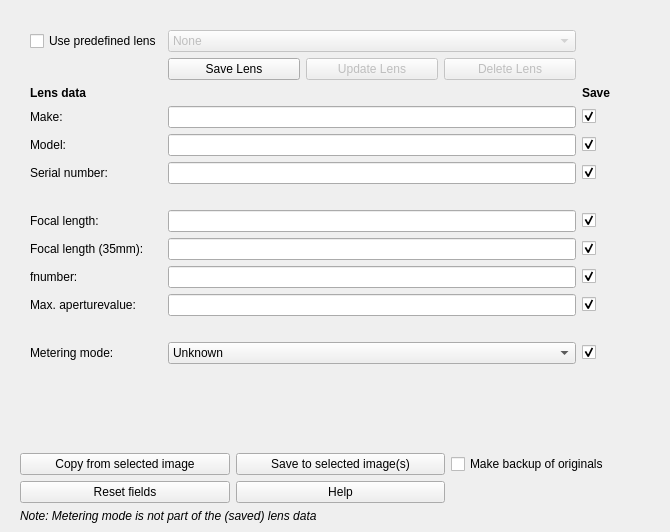
             <widget class="QWidget" name="editlenstab">
              <property name="sizePolicy">
               <sizepolicy hsizetype="Expanding" vsizetype="Expanding">
                <horstretch>2</horstretch>
                <verstretch>2</verstretch>
               </sizepolicy>
              </property>
              <attribute name="title">
               <string>Lens</string>
              </attribute>
              <widget class="QWidget" name="verticalLayoutWidget_2">
               <property name="geometry">
                <rect>
                 <x>20</x>
                 <y>20</y>
                 <width>641</width>
                 <height>503</height>
                </rect>
               </property>
               <layout class="QVBoxLayout" name="verticalLayout_2">
                <item>
                 <layout class="QGridLayout" name="gridLayout_13" rowstretch="0,0,0,0,0,0,0,0,0,0,0,0,0">
                  <property name="leftMargin">
                   <number>10</number>
                  </property>
                  <property name="topMargin">
                   <number>10</number>
                  </property>
                  <property name="rightMargin">
                   <number>50</number>
                  </property>
                  <item row="12" column="0">
                   <widget class="QLabel" name="label_95">
                    <property name="text">
                     <string>Metering mode:</string>
                    </property>
                   </widget>
                  </item>
                  <item row="8" column="0">
                   <widget class="QLabel" name="label_100">
                    <property name="text">
                     <string>Focal length (35mm):</string>
                    </property>
                   </widget>
                  </item>
                  <item row="2" column="0">
                   <widget class="QLabel" name="label_94">
                    <property name="font">
                     <font>
                      <weight>75</weight>
                      <bold>true</bold>
                     </font>
                    </property>
                    <property name="text">
                     <string>Lens data</string>
                    </property>
                   </widget>
                  </item>
                  <item row="2" column="2">
                   <widget class="QLabel" name="label_101">
                    <property name="font">
                     <font>
                      <weight>75</weight>
                      <bold>true</bold>
                     </font>
                    </property>
                    <property name="text">
                     <string>Save</string>
                    </property>
                   </widget>
                  </item>
                  <item row="3" column="0">
                   <widget class="QLabel" name="label_96">
                    <property name="text">
                     <string>Make:</string>
                    </property>
                   </widget>
                  </item>
                  <item row="3" column="1">
                   <widget class="QLineEdit" name="lens_make">
                    <property name="toolTip">
                     <string>This refers to the make of the lens</string>
                    </property>
                   </widget>
                  </item>
                  <item row="3" column="2">
                   <widget class="QCheckBox" name="chk_lens_make">
                    <property name="text">
                     <string/>
                    </property>
                    <property name="checked">
                     <bool>true</bool>
                    </property>
                   </widget>
                  </item>
                  <item row="4" column="0">
                   <widget class="QLabel" name="label_97">
                    <property name="text">
                     <string>Model:</string>
                    </property>
                   </widget>
                  </item>
                  <item row="4" column="1">
                   <widget class="QLineEdit" name="lens_model">
                    <property name="toolTip">
                     <string>This refers to the model of the lens</string>
                    </property>
                   </widget>
                  </item>
                  <item row="4" column="2">
                   <widget class="QCheckBox" name="chk_lens_model">
                    <property name="text">
                     <string/>
                    </property>
                    <property name="checked">
                     <bool>true</bool>
                    </property>
                   </widget>
                  </item>
                  <item row="5" column="0">
                   <widget class="QLabel" name="label_99">
                    <property name="text">
                     <string>Serial number:</string>
                    </property>
                   </widget>
                  </item>
                  <item row="5" column="1">
                   <widget class="QLineEdit" name="lens_serialnumber">
                    <property name="toolTip">
                     <string>This refers to the serial number of the lens</string>
                    </property>
                   </widget>
                  </item>
                  <item row="5" column="2">
                   <widget class="QCheckBox" name="chk_lens_serialnumber">
                    <property name="text">
                     <string/>
                    </property>
                    <property name="checked">
                     <bool>true</bool>
                    </property>
                   </widget>
                  </item>
                  <item row="6" column="0">
                   <widget class="QLabel" name="label_106">
                    <property name="font">
                     <font>
                      <weight>75</weight>
                      <bold>true</bold>
                     </font>
                    </property>
                    <property name="text">
                     <string/>
                    </property>
                   </widget>
                  </item>
                  <item row="7" column="0">
                   <widget class="QLabel" name="label_102">
                    <property name="text">
                     <string>Focal length:</string>
                    </property>
                   </widget>
                  </item>
                  <item row="7" column="1">
                   <widget class="QLineEdit" name="lens_focallength"/>
                  </item>
                  <item row="7" column="2">
                   <widget class="QCheckBox" name="chk_lens_focallength">
                    <property name="text">
                     <string/>
                    </property>
                    <property name="checked">
                     <bool>true</bool>
                    </property>
                   </widget>
                  </item>
                  <item row="8" column="1">
                   <widget class="QLineEdit" name="lens_focallengthin35mmformat"/>
                  </item>
                  <item row="8" column="2">
                   <widget class="QCheckBox" name="chk_lens_focallengthin35mmformat">
                    <property name="text">
                     <string/>
                    </property>
                    <property name="checked">
                     <bool>true</bool>
                    </property>
                   </widget>
                  </item>
                  <item row="9" column="0">
                   <widget class="QLabel" name="label_109">
                    <property name="text">
                     <string>fnumber:</string>
                    </property>
                   </widget>
                  </item>
                  <item row="9" column="1">
                   <widget class="QLineEdit" name="lens_fnumber"/>
                  </item>
                  <item row="9" column="2">
                   <widget class="QCheckBox" name="chk_lens_fnumber">
                    <property name="text">
                     <string/>
                    </property>
                    <property name="checked">
                     <bool>true</bool>
                    </property>
                   </widget>
                  </item>
                  <item row="10" column="0">
                   <widget class="QLabel" name="label_107">
                    <property name="text">
                     <string>Max. aperturevalue:</string>
                    </property>
                   </widget>
                  </item>
                  <item row="10" column="1">
                   <widget class="QLineEdit" name="lens_maxaperturevalue"/>
                  </item>
                  <item row="10" column="2">
                   <widget class="QCheckBox" name="chk_lens_maxaperturevalue">
                    <property name="text">
                     <string/>
                    </property>
                    <property name="checked">
                     <bool>true</bool>
                    </property>
                   </widget>
                  </item>
                  <item row="0" column="1">
                   <widget class="QComboBox" name="predefined_lenses">
                    <property name="enabled">
                     <bool>false</bool>
                    </property>
                    <property name="toolTip">
                     <string>Upon selecting a lens the underlying fields will be filled</string>
                    </property>
                    <property name="statusTip">
                     <string>Upon selecting a lens the underlying fields will be filled</string>
                    </property>
                    <item>
                     <property name="text">
                      <string>None</string>
                     </property>
                    </item>
                   </widget>
                  </item>
                  <item row="0" column="0">
                   <widget class="QCheckBox" name="chk_predefined_lenses">
                    <property name="text">
                     <string>Use predefined lens</string>
                    </property>
                    <property name="checked">
                     <bool>false</bool>
                    </property>
                   </widget>
                  </item>
                  <item row="1" column="1">
                   <layout class="QHBoxLayout" name="horizontalLayout_15">
                    <item>
                     <widget class="QPushButton" name="btn_save_lens">
                      <property name="enabled">
                       <bool>true</bool>
                      </property>
                      <property name="toolTip">
                       <string>Save the specified lens data into the lens database (name = make + model)</string>
                      </property>
                      <property name="statusTip">
                       <string>Save the specified lens data into the lens database (name = make + model)</string>
                      </property>
                      <property name="text">
                       <string>Save Lens</string>
                      </property>
                     </widget>
                    </item>
                    <item>
                     <widget class="QPushButton" name="btn_update_lens">
                      <property name="enabled">
                       <bool>false</bool>
                      </property>
                      <property name="toolTip">
                       <string>Updates the current lens in the lens db with the values given below</string>
                      </property>
                      <property name="statusTip">
                       <string>Updates the current lens in the lens db with the values given below</string>
                      </property>
                      <property name="text">
                       <string>Update Lens</string>
                      </property>
                     </widget>
                    </item>
                    <item>
                     <widget class="QPushButton" name="btn_delete_lens">
                      <property name="enabled">
                       <bool>false</bool>
                      </property>
                      <property name="toolTip">
                       <string>Deletes the current lens from the database</string>
                      </property>
                      <property name="statusTip">
                       <string>Deletes the current lens from the database</string>
                      </property>
                      <property name="text">
                       <string>Delete Lens</string>
                      </property>
                     </widget>
                    </item>
                   </layout>
                  </item>
                  <item row="12" column="1">
                   <widget class="QComboBox" name="lens_meteringmode">
                    <property name="toolTip">
                     <string>Google only supports equirectangular at this moment</string>
                    </property>
                    <property name="statusTip">
                     <string>Google only supports equirectangular at this moment</string>
                    </property>
                    <item>
                     <property name="text">
                      <string>Unknown</string>
                     </property>
                    </item>
                    <item>
                     <property name="text">
                      <string>Average</string>
                     </property>
                    </item>
                    <item>
                     <property name="text">
                      <string>Center-weighted average</string>
                     </property>
                    </item>
                    <item>
                     <property name="text">
                      <string>Spot</string>
                     </property>
                    </item>
                    <item>
                     <property name="text">
                      <string>Multi-spot</string>
                     </property>
                    </item>
                    <item>
                     <property name="text">
                      <string>Multi-segment</string>
                     </property>
                    </item>
                    <item>
                     <property name="text">
                      <string>Partial</string>
                     </property>
                    </item>
                    <item>
                     <property name="text">
                      <string>Other</string>
                     </property>
                    </item>
                   </widget>
                  </item>
                  <item row="12" column="2">
                   <widget class="QCheckBox" name="chk_lens_meteringmode">
                    <property name="text">
                     <string/>
                    </property>
                    <property name="checked">
                     <bool>true</bool>
                    </property>
                   </widget>
                  </item>
                  <item row="11" column="0">
                   <widget class="QLabel" name="label_98">
                    <property name="text">
                     <string/>
                    </property>
                   </widget>
                  </item>
                 </layout>
                </item>
                <item>
                 <spacer name="verticalSpacer_5">
                  <property name="orientation">
                   <enum>Qt::Vertical</enum>
                  </property>
                  <property name="sizeHint" stdset="0">
                   <size>
                    <width>20</width>
                    <height>40</height>
                   </size>
                  </property>
                 </spacer>
                </item>
                <item>
                 <layout class="QGridLayout" name="gridLayout_14">
                  <item row="0" column="1">
                   <widget class="QPushButton" name="btn_savelens">
                    <property name="toolTip">
                     <string>Save the lens data to the image file(s)</string>
                    </property>
                    <property name="statusTip">
                     <string>This button will copy all the (available) lens info from the selected image to the internal &quot;clipboard&quot;</string>
                    </property>
                    <property name="text">
                     <string>Save to selected image(s)</string>
                    </property>
                   </widget>
                  </item>
                  <item row="0" column="0">
                   <widget class="QPushButton" name="btn_lens_copyfrom">
                    <property name="toolTip">
                     <string>This button will copy all the (available) lens info from the selected image to the internal &quot;clipboard&quot;</string>
                    </property>
                    <property name="statusTip">
                     <string>This button will copy all the (available) lens info from the selected image to the internal &quot;clipboard&quot;</string>
                    </property>
                    <property name="text">
                     <string>Copy from selected image</string>
                    </property>
                   </widget>
                  </item>
                  <item row="0" column="2">
                   <widget class="QCheckBox" name="chk_lens_backuporiginals">
                    <property name="toolTip">
                     <string>Overwrite your image or make a backup first</string>
                    </property>
                    <property name="statusTip">
                     <string>Overwrite your image or make a backup first</string>
                    </property>
                    <property name="text">
                     <string>Make backup of originals</string>
                    </property>
                   </widget>
                  </item>
                  <item row="1" column="0">
                   <widget class="QPushButton" name="btn_resetlens">
                    <property name="toolTip">
                     <string>Empties all fields</string>
                    </property>
                    <property name="statusTip">
                     <string>Empties all fields</string>
                    </property>
                    <property name="text">
                     <string>Reset fields</string>
                    </property>
                   </widget>
                  </item>
                  <item row="1" column="1">
                   <widget class="QPushButton" name="btn_lenshelp">
                    <property name="font">
                     <font>
                      <weight>50</weight>
                      <bold>false</bold>
                     </font>
                    </property>
                    <property name="toolTip">
                     <string>Opens the manual with some additional info on this screen</string>
                    </property>
                    <property name="statusTip">
                     <string>Opens the manual with some additional info on this screen</string>
                    </property>
                    <property name="text">
                     <string>Help</string>
                    </property>
                   </widget>
                  </item>
                 </layout>
                </item>
                <item>
                 <widget class="QLabel" name="label_103">
                  <property name="font">
                   <font>
                    <italic>true</italic>
                   </font>
                  </property>
                  <property name="text">
                   <string>Note: Metering mode is not part of the (saved) lens data</string>
                  </property>
                 </widget>
                </item>
               </layout>
              </widget>
             </widget>
